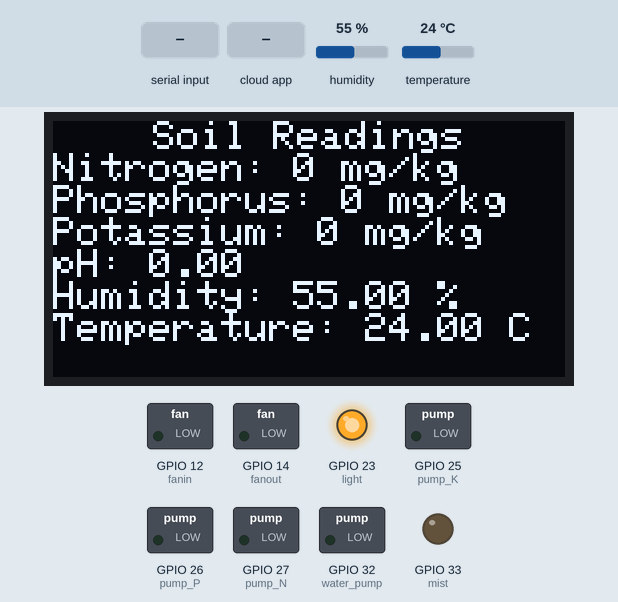
This sketch was run on a simulated ESP32. Shown: 128×64 one-colour display, switched loads named in the sketch (green lamp = pin HIGH), output pins drawn as LEDs (lit = HIGH). The test bench sets the inputs (shaded band); at power-on: humidity 55 %, temperature 24 °C. WiFi joins after 1.5 s; servers stay silent unless stated; the local clock reads 2024-03-15 10:24:30 at power-on unless the sketch sets it; the Firebase database answers and starts empty; what the sketch prints to the serial monitor is not drawn.

Above: at 5.6 s.
5.7 s: "90,45,200,10,150,30\n" received over the second serial link
At 11.9 s:
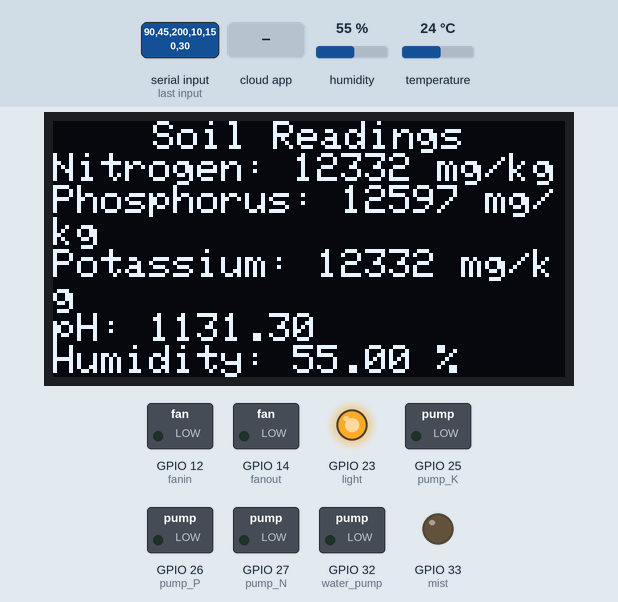
12.2 s: the phone or cloud app sets automatic to true
At 19.4 s:
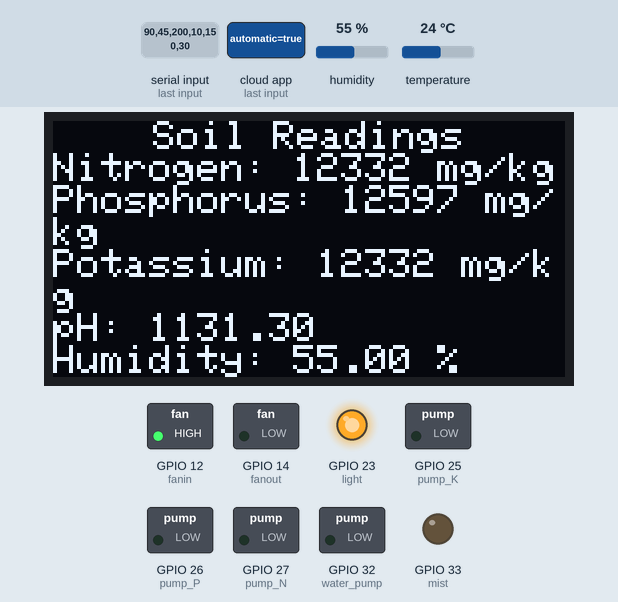
20.3 s: humidity set to 51 %
At 22.9 s:
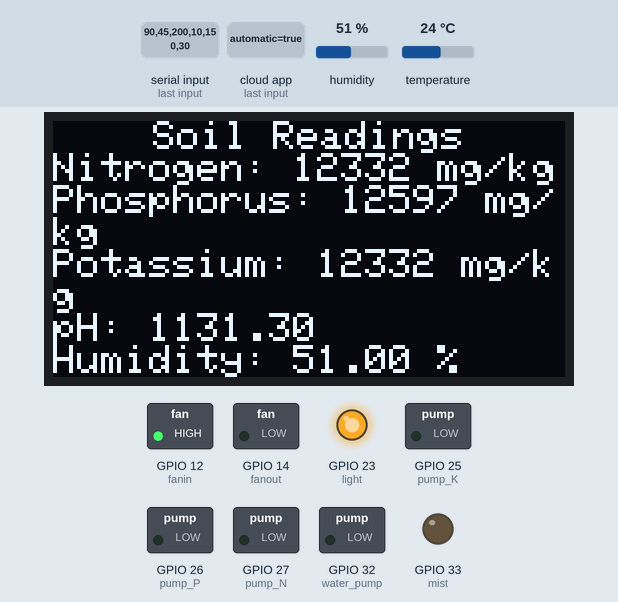
23.4 s: humidity set to 48 %
At 27.0 s:
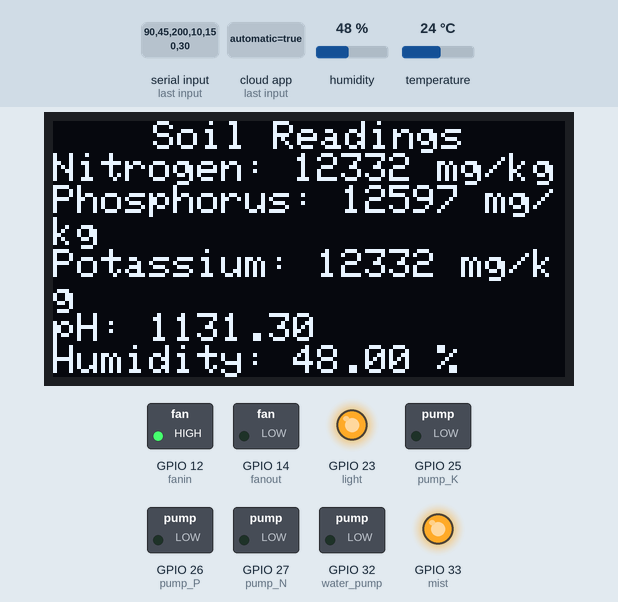
27.3 s: the phone or cloud app sets light to true
At 33.3 s:
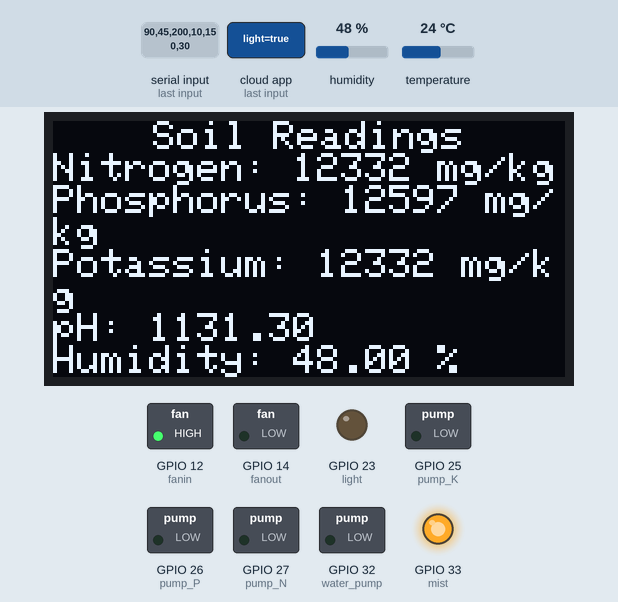
33.9 s: humidity set to 79 %
At 36.7 s:
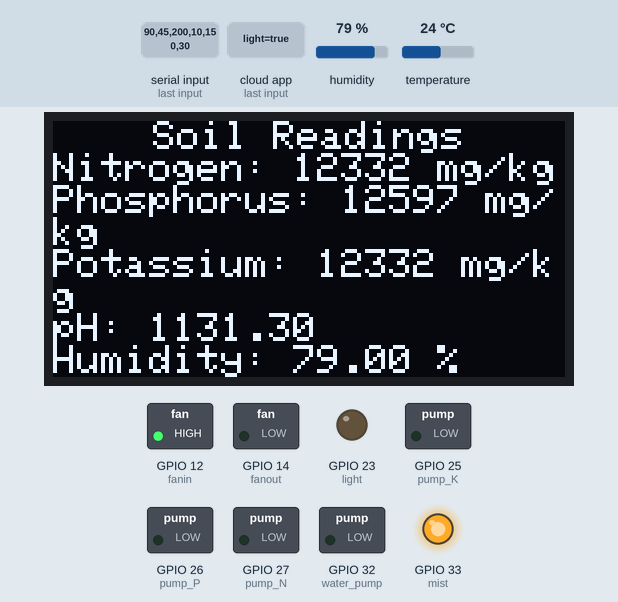
37.0 s: humidity set to 82 %
Timing chart, 0 to 41.0 s (numbered marks = the images above; inputs shaded):
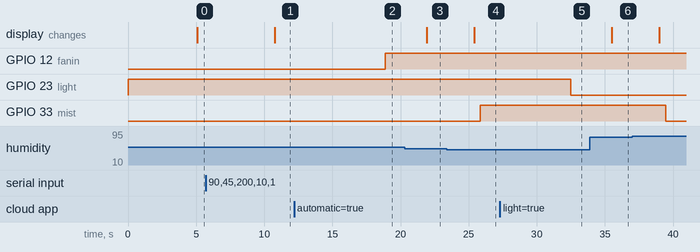

The sketch:

7in1soil_project.ino
```cpp
#include <Arduino.h>
#include <WiFi.h>
#include <Firebase_ESP_Client.h>
#include "time.h"
#include "addons/TokenHelper.h"
#include "addons/RTDBHelper.h"
#include <Wire.h>
#include <Adafruit_GFX.h>
#include <Adafruit_SSD1306.h>
#include <HardwareSerial.h>
#include "DHT.h"

#define WIFI_SSID "Galaxy A20D45E"
#define WIFI_PASSWORD "twqr5172"
#define API_KEY "AIzaSyA2k14DsWZdBm72fOu-Df2tYnc7cDS08vM"
#define USER_EMAIL "user@gmail.com"
#define USER_PASSWORD "User@123"
#define DATABASE_URL "https://agrisense-e6a88-default-rtdb.firebaseio.com"

String uid, timestamp, DB_history, working_mode, db_wa_pump, db_p_pump, db_n_pump, db_mist, db_light, db_k_pump, db_air_out, db_air_in, db_plant, k_max, k_min, n_max, n_min, p_max, p_min;
struct tm timeinfo;
const char* ntpServer = "pool.ntp.org";
unsigned long lastTime = 0;
unsigned long timerDelay = 10000;
unsigned long lastTime2 = 0;
unsigned long timerDelay2 =900000;

unsigned int soilHumidity;
unsigned int soilTemperature;
unsigned int soilConductivity;
unsigned int soilPH;
unsigned int n;
unsigned int p;
unsigned int k;
int sta1;
// Define Firebase objects
FirebaseData fbdo;
FirebaseAuth auth;
FirebaseConfig config;
FirebaseJson json;

// OLED display configuration
#define SCREEN_WIDTH 128
#define SCREEN_HEIGHT 64
#define OLED_RESET -1 // Use -1 if no reset pin
Adafruit_SSD1306 display(SCREEN_WIDTH, SCREEN_HEIGHT, &Wire, OLED_RESET);

// Hardware Serial
HardwareSerial mySerial(1);

// Pin Definitions
#define RXD2 17
#define TXD2 16
#define DHTPIN 13
#define DHTTYPE DHT22

#define fanin 12
#define fanout 14
#define pump_N 27
#define pump_P 26
#define pump_K 25
#define mist 33
#define water_pump 32
#define light 23

// Sensor Data Variables
int n_R, p_R, k_R;
float ph_R, h, t;

// DHT Sensor
DHT dht(DHTPIN, DHTTYPE);


void initWiFi() {
  WiFi.begin(WIFI_SSID, WIFI_PASSWORD);
  Serial.print("Connecting to WiFi ..");
  while (WiFi.status() != WL_CONNECTED) {
    Serial.print('.');
    delay(1000);
  }
  Serial.println(WiFi.localIP());
  Serial.println();
}
unsigned long getTime() {
  time_t now;
  if (!getLocalTime(&timeinfo)) {
    //Serial.println("Failed to obtain time");
    return (0);
  }
  time(&now);
  return now;
}
void setup() {
  Serial.begin(9600);
  mySerial.begin(4800, SERIAL_8N1, RXD2, TXD2);
  dht.begin();

  // Initialize pins
  pinMode(fanin, OUTPUT);
  pinMode(fanout, OUTPUT);
  pinMode(pump_N, OUTPUT);
  pinMode(pump_P, OUTPUT);
  pinMode(pump_K, OUTPUT);
  pinMode(mist, OUTPUT);
  pinMode(water_pump, OUTPUT);
  pinMode(light, OUTPUT);

  // Set initial states
  digitalWrite(fanin, LOW);
  digitalWrite(fanout, LOW);
  digitalWrite(pump_N, LOW);
  digitalWrite(pump_P, LOW);
  digitalWrite(pump_K, LOW);
  digitalWrite(mist, LOW);
  digitalWrite(water_pump, LOW);
  digitalWrite(light, HIGH);

  // Initialize OLED display
  if (!display.begin(SSD1306_SWITCHCAPVCC, 0x3C)) { // Change address if needed
    Serial.println(F("SSD1306 allocation failed"));
    for (;;); // Halt if OLED initialization fails
  }
  display.clearDisplay();
  display.setTextSize(1);
  display.setTextColor(SSD1306_WHITE);
  display.display();

  initWiFi();
  configTime(0, 0, ntpServer);

  // Assign the api key (required)
  config.api_key = API_KEY;

  // Assign the user sign in credentials
  auth.user.email = USER_EMAIL;
  auth.user.password = USER_PASSWORD;

  // Assign the RTDB URL (required)
  config.database_url = DATABASE_URL;

  Firebase.reconnectWiFi(true);
  fbdo.setResponseSize(4096);

  // Assign the callback function for the long running token generation task */
  config.token_status_callback = tokenStatusCallback; //see addons/TokenHelper.h

  // Assign the maximum retry of token generation
  config.max_token_generation_retry = 5;

  // Initialize the library with the Firebase authen and config
  Firebase.begin(&config, &auth);

  // Getting the user UID might take a few seconds
  Serial.println("Getting User UID");
  while ((auth.token.uid) == "") {
    Serial.print('.');
    delay(1000);
  }
  // Print user UID
  uid = auth.token.uid.c_str();
  Serial.print("User UID: ");
  Serial.println(uid);
}

void loop() {

  timestamp = getTime();
  timestamp = timestamp + "000";

  if ((millis() - lastTime) > timerDelay) {
    liveFeed();
    lastTime = millis();
  }
  if ((millis() - lastTime2) > timerDelay2) {
      historyData();
      lastTime2 = millis();
  }


  npkRead();
  readDHT();
  updateDisplay();
  dbDataGetting();
}

void npkRead() {
  byte queryData[] = {0x01, 0x03, 0x00, 0x00, 0x00, 0x07, 0x04, 0x08};
  byte receivedData[19];
  mySerial.write(queryData, sizeof(queryData));
  delay(1000);

  if (mySerial.available() >= sizeof(receivedData)) {
    mySerial.readBytes(receivedData, sizeof(receivedData));

    // Debug: Print raw data
    Serial.println("Raw Data:");
    for (int i = 0; i < sizeof(receivedData); i++) {
      Serial.print(receivedData[i], HEX);
      Serial.print(" ");
    }
    Serial.println();

    soilHumidity = (receivedData[3] << 8) | receivedData[4];
    soilTemperature = (receivedData[5] << 8) | receivedData[6];
    soilConductivity = (receivedData[7] << 8) | receivedData[8];
    soilPH = (receivedData[9] << 8) | receivedData[10];
    n = (receivedData[11] << 8) | receivedData[12];
    p = (receivedData[13] << 8) | receivedData[14];
    k = (receivedData[15] << 8) | receivedData[16];

    Serial.print("soilHumidity: ");
    Serial.println((float)soilHumidity / 10.0);
    soilHumidity = soilHumidity / 10.0;
    Serial.print("soilTemperature: ");
    Serial.println((float)soilTemperature / 10.0);
    soilTemperature = soilTemperature / 10.0;
    Serial.print("soilConductivity: ");
    Serial.println(soilConductivity);
    Serial.print("soilPH: ");
    ph_R = (float)soilPH / 10.0;
    Serial.println(ph_R);
    Serial.print("n: ");
    n_R = n;
    Serial.println(n);
    Serial.print("p: ");
    p_R = p;
    Serial.println(p);
    Serial.print("k: ");
    k_R = k;
    Serial.println(k);
    delay(1000);
  } else {
    Serial.println("Error: Insufficient data received.");
  }
}

void readDHT() {
  delay(2000);

  h = dht.readHumidity();
  t = dht.readTemperature();

  if (isnan(h) || isnan(t)) {
    Serial.println(F("Failed to read from DHT sensor!"));
    return;
  }

  Serial.print(F("Humidity: "));
  Serial.print(h);
  Serial.print(F("%  Temperature: "));
  Serial.print(t);
  Serial.println(F("°C "));
}

void updateDisplay() {
  display.clearDisplay();
  display.setCursor(25, 0);

  // Display NPK data
  display.println("Soil Readings");
  display.print("Nitrogen: ");
  display.print(n_R);
  display.println(" mg/kg");
  display.print("Phosphorus: ");
  display.print(p_R);
  display.println(" mg/kg");
  display.print("Potassium: ");
  display.print(k_R);
  display.println(" mg/kg");

  // Display PH data
  display.print("pH: ");
  display.println(ph_R);

  // Display DHT data
  display.print("Humidity: ");
  display.print(h);
  display.println(" %");
  display.print("Temperature: ");
  display.print(t);
  display.println(" C");

  display.display();
}
void liveFeed() {
  Firebase.RTDB.setString(&fbdo, "liveData/conductivity", soilConductivity);
  delay(200);
  Firebase.RTDB.setString(&fbdo, "liveData/humidity", h);
  delay(200);
  Firebase.RTDB.setString(&fbdo, "liveData/k", k_R);
  delay(200);
  Firebase.RTDB.setString(&fbdo, "liveData/moisture", soilHumidity);
  delay(200);
  Firebase.RTDB.setString(&fbdo, "liveData/n", n_R);
  delay(200);
  Firebase.RTDB.setString(&fbdo, "liveData/p", p_R);
  delay(200);
  Firebase.RTDB.setString(&fbdo, "liveData/pH", ph_R);
  delay(200);
  Firebase.RTDB.setString(&fbdo, "liveData/soil_temperature", soilTemperature);
  delay(200);
  Firebase.RTDB.setString(&fbdo, "liveData/temperature", t);
  delay(200);
}
void historyData() {
  DB_history = "history/" + String(timestamp);
  json.set("/conductivity", String(soilConductivity));
  json.set("/humidity", String(h));
  json.set("/k", String(k_R));
  json.set("/moisture", String(soilHumidity));
  json.set("/n", String(n_R));
  json.set("/p", String(p_R));
  json.set("/pH", String(ph_R));
  json.set("/soil_temperature", String(soilTemperature));
  json.set("/temperature", String(t));
  json.set("/timestamp", String(timestamp));
  Serial.printf("Set json... %s\n", Firebase.RTDB.setJSON(&fbdo, DB_history.c_str(), &json) ? "ok" : fbdo.errorReason().c_str());

}
void notify() {
  Firebase.RTDB.setString(&fbdo, "notification/message", "");
  delay(200);
  Firebase.RTDB.setBool(&fbdo, "notification/isNew", true);
  delay(200);
}
void fetchFirebaseString(const String &path, String &variable) {
  if (Firebase.RTDB.getString(&fbdo, path)) {
    if (fbdo.dataType() == "string") {
      variable = fbdo.stringData();
      Serial.print(path + " : ");
      Serial.println(variable);
    }
  } else {
    Serial.println(fbdo.errorReason());
  }
}

void controlDevice(const String &path, int pin) {
  String state;
  fetchFirebaseString(path, state);
  if (pin == light) {
    digitalWrite(pin, state.equals("true") ? LOW : HIGH);
  } else {
    digitalWrite(pin, state.equals("true") ? HIGH : LOW);
  }

}

void dbDataGetting() {
  fetchFirebaseString("liveData/automatic", working_mode);

  if (working_mode.equals("true")) {
    sta1 = 1;
    // Automatic mode
    fetchFirebaseString("liveData/plant", db_plant);
    if (!db_plant.isEmpty()) {
      fetchFirebaseString("plant/" + db_plant + "/k_max", k_max);
      fetchFirebaseString("plant/" + db_plant + "/k_min", k_min);
      fetchFirebaseString("plant/" + db_plant + "/n_max", n_max);
      fetchFirebaseString("plant/" + db_plant + "/n_min", n_min);
      fetchFirebaseString("plant/" + db_plant + "/p_max", p_max);
      fetchFirebaseString("plant/" + db_plant + "/p_min", p_min);

      if (k_R > k_max.toInt() && k_R < k_min.toInt()) {
        digitalWrite(pump_K, HIGH);
      } else {
        digitalWrite(pump_K, LOW);
      }

      if (n_R > n_max.toInt() && n_R < n_min.toInt()) {
        digitalWrite(pump_N, HIGH);
      } else {
        digitalWrite(pump_N, LOW);
      }

      if (p_R > p_max.toInt() && p_R < p_max.toInt()) {
        digitalWrite(pump_P, HIGH);
      } else {
        digitalWrite(pump_P, LOW);
      }
    }

    controlDevice("liveData/light", light);

    if (t > 25 && t < 30) {
      digitalWrite(fanin, LOW);
      digitalWrite(fanout, LOW);
    } else if (t < 25) {
      digitalWrite(fanin, HIGH);
    } else if (t > 30) {
      digitalWrite(fanout, HIGH);
    }

    if (h < 50) {
      digitalWrite(mist, HIGH);
    } else if (h > 80) {
      digitalWrite(mist, LOW);
    }

  } else {

    if (sta1) {
      firstTime();
      sta1 = 0;
    }
    // Manual mode
    controlDevice("liveData/air_in", fanin);
    controlDevice("liveData/air_out", fanout);
    controlDevice("liveData/k_pump", pump_K);
    controlDevice("liveData/light", light);
    controlDevice("liveData/mist", mist);
    controlDevice("liveData/n_pump", pump_N);
    controlDevice("liveData/p_pump", pump_P);
    controlDevice("liveData/water_pump", water_pump);
    controlDevice("liveData/light", light);
  }
}
void firstTime() {
  digitalWrite(fanin, LOW);
  digitalWrite(fanout, LOW);
  digitalWrite(pump_N, LOW);
  digitalWrite(pump_P, LOW);
  digitalWrite(pump_K, LOW);
  digitalWrite(mist, LOW);
  digitalWrite(water_pump, LOW);
  digitalWrite(light, HIGH);
}
```

Measured:
- the behaviour switches between 50 and 49 % on humidity (found by bisection; images 3 and 4)
- after the input at 5.7 s, the display: changes after 5.1 s (image 1)
- after the input at 12.2 s, GPIO 12 (fanin): LOW → HIGH after 6.7 s
- after the input at 20.3 s, the display: changes after 1.6 s (image 3)
- after the input at 23.4 s, GPIO 33 (mist): LOW → HIGH after 2.5 s; the display: changes after 2.0 s (image 4)
- after the input at 27.3 s, GPIO 23 (light): HIGH → LOW after 5.2 s
- after the input at 33.9 s, the display: changes after 1.6 s (image 6)
- after the input at 37.0 s, GPIO 33 (mist): HIGH → LOW after 2.5 s
